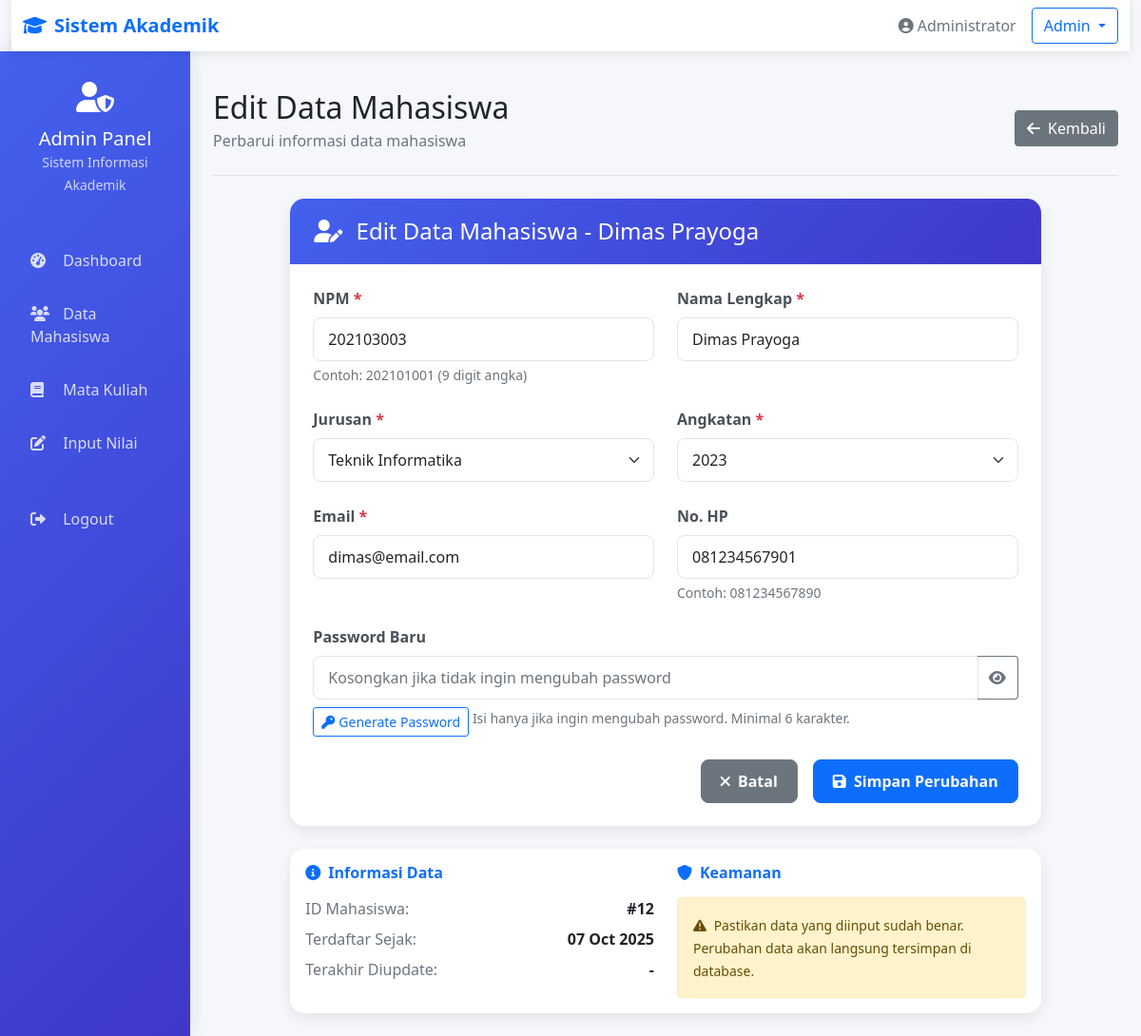
The app's page /admin/edit_mahasiswa.php?id=12 (signed in) with its own data.
### tables this page shows
CREATE TABLE `mahasiswa` (
  `id` int(11) NOT NULL,
  `npm` varchar(20) NOT NULL,
  `password` varchar(255) NOT NULL,
  `nama` varchar(100) NOT NULL,
  `jurusan` varchar(50) NOT NULL,
  `angkatan` year(4) NOT NULL,
  `email` varchar(100) DEFAULT NULL,
  `no_hp` varchar(15) DEFAULT NULL,
  `created_at` timestamp NOT NULL DEFAULT current_timestamp()
);

### admin/edit_mahasiswa.php (the view, shortened to what this page needs)
<?php
$database = new Database();
$db = $database->getConnection();
$id = isset($_GET['id']) ? $_GET['id'] : '';
$mahasiswa = null;
if (empty($id)) {
    $error = "ID mahasiswa tidak tersedia!";
} else {
    try {
        $query_edit = "SELECT * FROM mahasiswa WHERE id = :id";
        $stmt_edit = $db->prepare($query_edit);
        $stmt_edit->bindParam(':id', $id);
        $stmt_edit->execute();
        if ($stmt_edit->rowCount() > 0) {
            $mahasiswa = $stmt_edit->fetch(PDO::FETCH_ASSOC);
        } else {
            $error = "Data mahasiswa tidak ditemukan!";
        }
    } catch (PDOException $e) {
        $error = "Error mengambil data: " . $e->getMessage();
    }
}
?>
<!DOCTYPE html>
<html lang="id">
<head>
    <link href="https://cdn.jsdelivr.net/npm/bootstrap@5.1.3/dist/css/bootstrap.min.css" rel="stylesheet">
    <link href="https://cdnjs.cloudflare.com/ajax/libs/font-awesome/6.0.0/css/all.min.css" rel="stylesheet">
</head>
<body>
    <div class="container-fluid">
        <nav class="navbar navbar-expand-lg navbar-light">
            <div class="container-fluid">
                <span class="navbar-brand mb-0 h3 fw-bold text-primary">
                    <i class="fas fa-graduation-cap me-2"></i>Sistem Akademik
                </span>
                <div class="d-flex align-items-center">
                    <span class="me-3 text-muted">
                        <i class="fas fa-user-circle me-1"></i><?php echo $_SESSION['nama']; ?>
                    </span>
                    <div class="dropdown">
                        <button class="btn btn-outline-primary dropdown-toggle" type="button" id="dropdownMenuButton" data-bs-toggle="dropdown" aria-expanded="false">
                            Admin
                        </button>
                    </div>
                </div>
            </div>
        </nav>
        <div class="row">
            <nav class="col-md-3 col-lg-2 d-md-block sidebar collapse">
                <div class="position-sticky pt-3">
                    <div class="text-center mb-4">
                        <div class="text-white p-3">
                            <i class="fas fa-user-shield fa-2x mb-3"></i>
                            <h5 class="mb-0">Admin Panel</h5>
                            <small class="opacity-75">Sistem Informasi Akademik</small>
                        </div>
                    </div>
                    <ul class="nav flex-column">
                        <li class="nav-item">
                            <a class="nav-link" href="dashboard.php">
                                <i class="fas fa-tachometer-alt"></i>
                                Dashboard
                            </a>
                        </li>
                        <li class="nav-item">
                            <a class="nav-link" href="data_mahasiswa.php">
                                <i class="fas fa-users"></i>
                                Data Mahasiswa
                            </a>
                        </li>
                        <li class="nav-item">
                            <a class="nav-link" href="data_matkul.php">
                                <i class="fas fa-book"></i>
                                Mata Kuliah
                            </a>
                        </li>
                        <li class="nav-item">
                            <a class="nav-link" href="input_nilai.php">
                                <i class="fas fa-edit"></i>
                                Input Nilai
                            </a>
                        </li>
                        <li class="nav-item mt-4">
                            <a class="nav-link" href="../logout.php">
                                <i class="fas fa-sign-out-alt"></i>
                                Logout
                            </a>
                        </li>
                    </ul>
                </div>
            </nav>
            <main class="col-md-9 ms-sm-auto col-lg-10 px-md-4 py-4">
                <div class="d-flex justify-content-between flex-wrap flex-md-nowrap align-items-center pt-3 pb-2 mb-4 border-bottom">
                    <div>
                        <h1 class="h2 mb-1">Edit Data Mahasiswa</h1>
                        <p class="text-muted">Perbarui informasi data mahasiswa</p>
                    </div>
                    <div class="btn-toolbar mb-2 mb-md-0">
                        <a href="data_mahasiswa.php" class="btn btn-secondary">
                            <i class="fas fa-arrow-left me-2"></i>Kembali
                        </a>
                    </div>
                </div>
                <div class="row justify-content-center">
                    <div class="col-lg-10">
                        <div class="form-card">
                            <div class="card-header">
                                <h4 class="mb-0">
                                    <i class="fas fa-user-edit me-2"></i>
                                    Edit Data Mahasiswa
                                    <?php if ($mahasiswa): ?>
                                    - <?php echo htmlspecialchars($mahasiswa['nama']); ?>
                                    <?php endif; ?>
                                </h4>
                            </div>
                            <div class="card-body p-4">
                                <?php if ($mahasiswa): ?>
                                <form method="POST" id="editForm">
                                    <div class="row">
                                        <div class="col-md-6">
                                            <div class="mb-4">
                                                <label for="npm" class="form-label">NPM <span class="text-danger">*</span></label>
                                                <input type="text" class="form-control" id="npm" name="npm"
                                                       value="<?php echo htmlspecialchars($mahasiswa['npm']); ?>"
                                                       required pattern="[0-9]{9}" title="NPM harus 9 digit angka"
                                                       placeholder="Masukkan 9 digit NPM">
                                                <div class="form-text">Contoh: 202101001 (9 digit angka)</div>
                                            </div>
                                        </div>
                                        <div class="col-md-6">
                                            <div class="mb-4">
                                                <label for="nama" class="form-label">Nama Lengkap <span class="text-danger">*</span></label>
                                                <input type="text" class="form-control" id="nama" name="nama"
                                                       value="<?php echo htmlspecialchars($mahasiswa['nama']); ?>"
                                                       required placeholder="Masukkan nama lengkap">
                                            </div>
                                        </div>
                                    </div>
                                    <div class="row">
                                        <div class="col-md-6">
                                            <div class="mb-4">
                                                <label for="jurusan" class="form-label">Jurusan <span class="text-danger">*</span></label>
                                                <select class="form-select" id="jurusan" name="jurusan" required>
                                                    <option value="Teknik Informatika" <?php echo $mahasiswa['jurusan'] == 'Teknik Informatika' ? 'selected' : ''; ?>>Teknik Informatika</option>
                                                </select>
                                            </div>
                                        </div>
                                        <div class="col-md-6">
                                            <div class="mb-4">
                                                <label for="angkatan" class="form-label">Angkatan <span class="text-danger">*</span></label>
                                                <select class="form-select" id="angkatan" name="angkatan" required>
                                                    <?php for ($year = date('Y'); $year >= 2010; $year--): ?>
                                                        <option value="<?php echo $year; ?>" <?php echo $mahasiswa['angkatan'] == $year ? 'selected' : ''; ?>>
                                                            <?php echo $year; ?>
                                                        </option>
                                                    <?php endfor; ?>
                                                </select>
                                            </div>
                                        </div>
                                    </div>
                                    <div class="row">
                                        <div class="col-md-6">
                                            <div class="mb-4">
                                                <label for="email" class="form-label">Email <span class="text-danger">*</span></label>
                                                <input type="email" class="form-control" id="email" name="email"
                                                       value="<?php echo htmlspecialchars($mahasiswa['email']); ?>"
                                                       required placeholder="email@example.com">
                                            </div>
                                        </div>
                                        <div class="col-md-6">
                                            <div class="mb-4">
                                                <label for="no_hp" class="form-label">No. HP</label>
                                                <input type="text" class="form-control" id="no_hp" name="no_hp"
                                                       value="<?php echo htmlspecialchars($mahasiswa['no_hp']); ?>"
                                                       pattern="^\+?[\d\s\-\(\)]{10,}$" title="Format: 081234567890"
                                                       placeholder="081234567890">
                                                <div class="form-text">Contoh: 081234567890</div>
                                            </div>
                                        </div>
                                    </div>
                                    <div class="mb-4">
                                        <label for="password" class="form-label">Password Baru</label>
                                        <div class="input-group">
                                            <input type="password" class="form-control" id="password" name="password"
                                                   minlength="6" placeholder="Kosongkan jika tidak ingin mengubah password">
                                            <button type="button" class="btn btn-outline-secondary password-toggle" onclick="togglePassword()">
                                                <i class="fas fa-eye"></i>
                                            </button>
                                        </div>
                                        <div class="form-text">
                                            <button type="button" class="btn btn-sm btn-outline-primary mt-1" onclick="generatePassword()">
                                                <i class="fas fa-key me-1"></i>Generate Password
                                            </button>
                                            Isi hanya jika ingin mengubah password. Minimal 6 karakter.
                                        </div>
                                    </div>
                                    <div class="d-grid gap-2 d-md-flex justify-content-md-end mt-4">
                                        <a href="data_mahasiswa.php" class="btn btn-secondary btn-action me-md-2">
                                            <i class="fas fa-times me-1"></i> Batal
                                        </a>
                                        <button type="submit" name="edit" class="btn btn-primary btn-action">
                                            <i class="fas fa-save me-1"></i> Simpan Perubahan
                                        </button>
                                    </div>
                                </form>
                                <?php endif; ?>
                            </div>
                        </div>
                        <?php if ($mahasiswa): ?>
                        <div class="stat-card mt-4">
                            <div class="card-body">
                                <div class="row">
                                    <div class="col-md-6">
                                        <h6 class="fw-bold text-primary mb-3">
                                            <i class="fas fa-info-circle me-2"></i>Informasi Data
                                        </h6>
                                        <div class="d-flex justify-content-between mb-2">
                                            <span class="text-muted">ID Mahasiswa:</span>
                                            <span class="fw-bold">#<?php echo $mahasiswa['id']; ?></span>
                                        </div>
                                        <div class="d-flex justify-content-between mb-2">
                                            <span class="text-muted">Terdaftar Sejak:</span>
                                            <span class="fw-bold">
                                                <?php
                                                if (!empty($mahasiswa['created_at'])) {
                                                    echo date('d M Y', strtotime($mahasiswa['created_at']));
                                                } else {
                                                    echo '-';
                                                }
                                                ?>
                                            </span>
                                        </div>
                                        <div class="d-flex justify-content-between">
                                            <span class="text-muted">Terakhir Diupdate:</span>
                                            <span class="fw-bold">
                                                <?php
                                                if (!empty($mahasiswa['updated_at'])) {
                                                    echo date('d M Y H:i', strtotime($mahasiswa['updated_at']));
                                                } else {
                                                    echo '-';
                                                }
                                                ?>
                                            </span>
                                        </div>
                                    </div>
                                    <div class="col-md-6">
                                        <h6 class="fw-bold text-primary mb-3">
                                            <i class="fas fa-shield-alt me-2"></i>Keamanan
                                        </h6>
                                        <div class="alert alert-warning mb-0">
                                            <small>
                                                <i class="fas fa-exclamation-triangle me-1"></i>
                                                Pastikan data yang diinput sudah benar. Perubahan data akan langsung tersimpan di database.
                                            </small>
                                        </div>
                                    </div>
                                </div>
                            </div>
                        </div>
                        <?php endif; ?>
                    </div>
                </div>
            </main>
        </div>
    </div>
</body>
</html>

### records on screen
mahasiswa: nama "Dimas Prayoga", npm "202103003", jurusan "Teknik Informatika", angkatan "2023", email "dimas@email.com", no_hp "081234567901", id "12", created_at "07 Oct 2025"

### other values on screen
$_SESSION['nama'] "Administrator"
